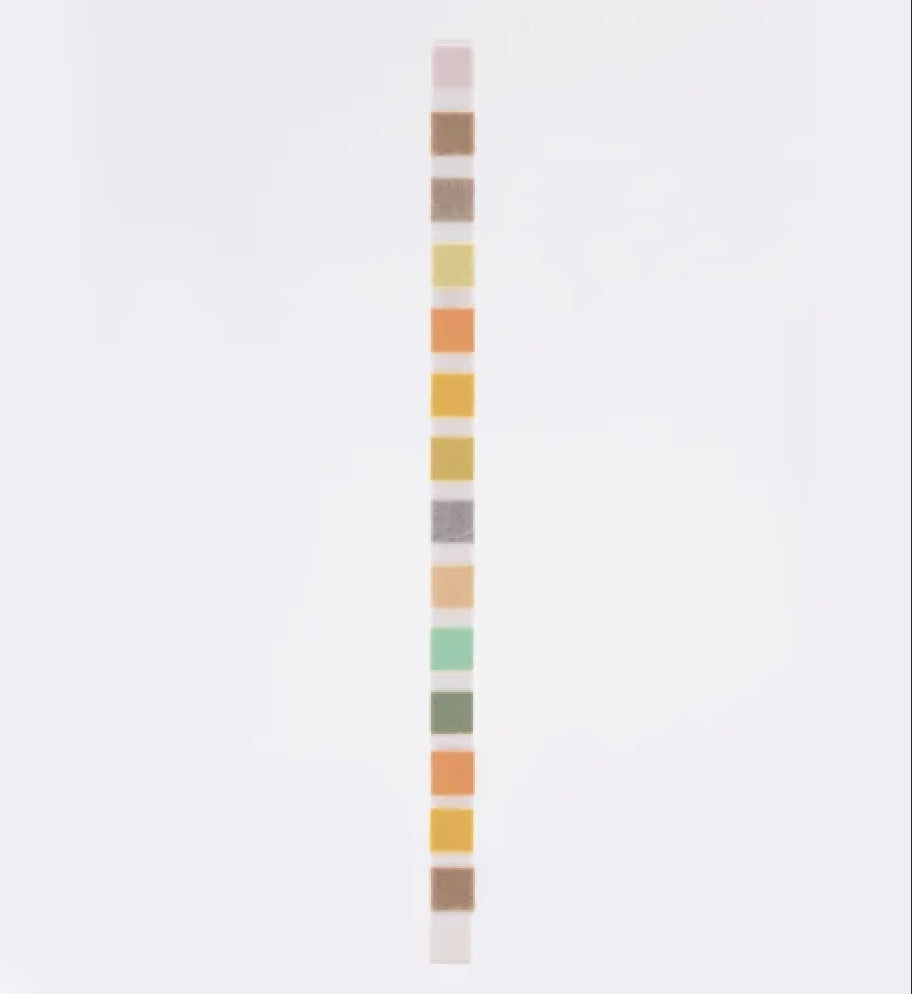
#> input picture test.png, 912 x 994 px
$ python -i pad_detection.py   (imports and definitions only)
#> lines starting #> are read from the running program, lines starting #| are printed output that depends on the picture; after the words box and inside, x2 and y2 are one past the last pixel; in counts of white or black regions, pixels touching at a corner belong together
import cv2
import numpy as np

def auto_detect_pads(image_np, expected_pad_count=10, debug=False):
#> called with expected_pad_count = 10, debug = False
    gray = cv2.cvtColor(image_np, cv2.COLOR_RGB2GRAY)
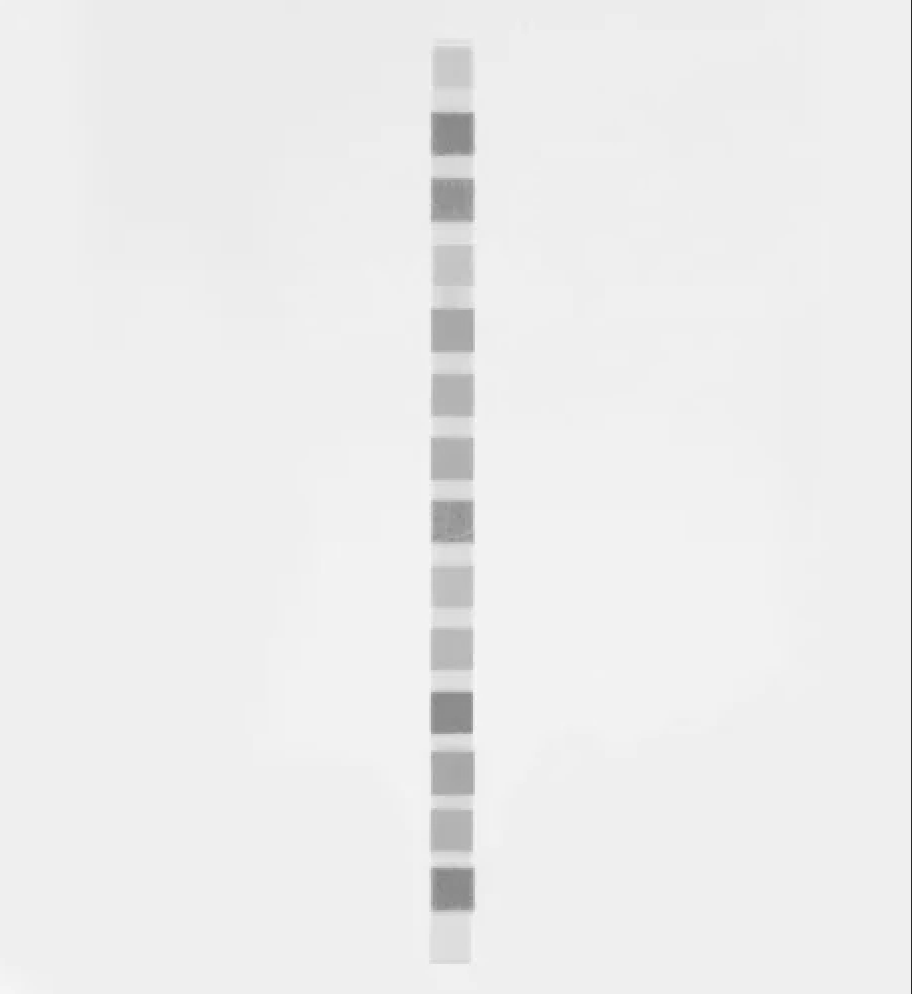
#> gray: shape (994, 912); min 40, max 250, mean 236.6
    blurred = cv2.GaussianBlur(gray, (5, 5), 0)

    # Adaptive threshold to handle varying lighting
    thresh = cv2.adaptiveThreshold(
        blurred, 255, cv2.ADAPTIVE_THRESH_GAUSSIAN_C,
        cv2.THRESH_BINARY_INV, 11, 2
    )
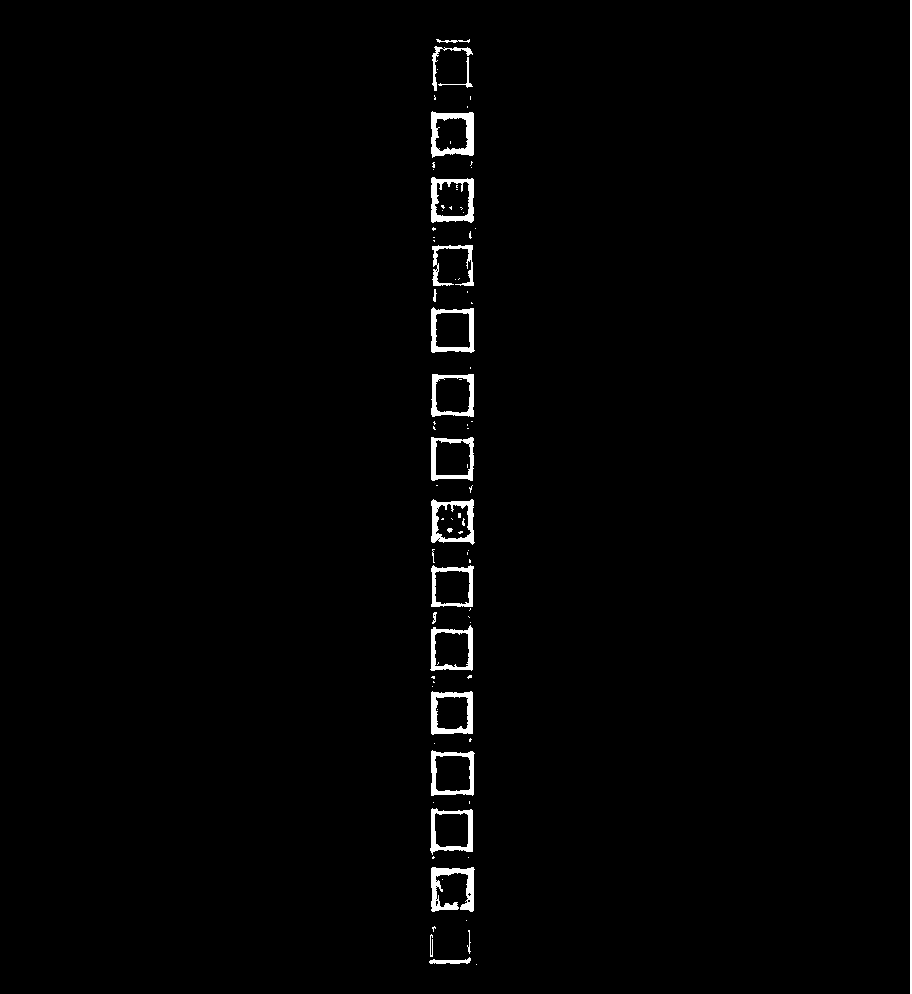
#> thresh: shape (994, 912); 1.4% white; 86 white regions (62 under 20 px)

    # Find contours
    contours, _ = cv2.findContours(thresh, cv2.RETR_EXTERNAL, cv2.CHAIN_APPROX_SIMPLE)
#> contours = 68 contours, 49 with area under 20; largest, box (x1, y1, x2, y2) and area: (431, 307, 475, 353) 1746, (431, 750, 475, 796) 1746, (431, 177, 474, 223) 1735, (431, 111, 474, 158) 1724, (431, 691, 473, 735) 1663

    pad_regions = []

    for cnt in contours:
        x, y, w, h = cv2.boundingRect(cnt)

        # Filter: size & aspect ratio (pads are roughly square or slightly rectangular)
        if w < 10 or h < 10 or w > 100 or h > 100:
            continue

        aspect_ratio = w / h
        if 0.4 < aspect_ratio < 2.5:
            mean_color = np.mean(image_np[y:y+h, x:x+w])
            if mean_color < 220:  # filter out near-white regions
                pad_regions.append((x, y, x+w, y+h))
#> this loop made 68 passes
#> (x, y, w, h, aspect_ratio, mean_color) on passes 8, 11, 14, 17, 22, 27, 32, 35, 41, 43, 49, 55: (431, 867, 44, 45, 0.978, 147.7), (430, 808, 43, 47, 0.915, 169.7), (431, 750, 44, 46, 0.957, 166), (431, 691, 42, 44, 0.955, 142.8), (430, 625, 43, 46, 0.935, 183.4), (431, 565, 43, 42, 1.02, 188.5), (431, 499, 44, 46, 0.957, 167.8), (431, 437, 43, 44, 0.977, 167.5), (431, 374, 43, 43, 1, 166.6), (431, 307, 44, 46, 0.957, 166.5), (432, 245, 42, 41, 1.02, 188.4), (431, 177, 43, 46, 0.935, 159.1)
#> (x, y, w, h) on passes 1 to 6: (476, 964, 1, 1), (429, 957, 42, 7), (430, 934, 3, 23), (467, 930, 4, 24), (432, 926, 4, 6), (466, 920, 1, 1)
#> after the loop, pad_regions = 15 items, first 6: (431, 867, 475, 912), (430, 808, 473, 855), (431, 750, 475, 796), (431, 691, 473, 735), (430, 625, 473, 671), (431, 565, 474, 607)

    # Sort top to bottom or left to right based on orientation
    pad_regions.sort(key=lambda box: (box[1], box[0]))  # prioritize vertical layout

    # Refine to top N by area (common heuristic if too many found)
    if len(pad_regions) > expected_pad_count:
        pad_regions = sorted(pad_regions, key=lambda box: (box[1], box[0]))[:expected_pad_count]
#> pad_regions = [(432, 46, 473, 91), (438, 57, 473, 88), (431, 111, 474, 158), (431, 177, 474, 223), (432, 245, 474, 286), (431, 307, 475, 353), (431, 374, 474, 417), (431, 437, 474, 481), (431, 499, 475, 545), (431, 565, 474, 607)]

    # Visualize (optional)
    if debug:
        debug_img = image_np.copy()
        for i, (x1, y1, x2, y2) in enumerate(pad_regions):
            cv2.rectangle(debug_img, (x1, y1), (x2, y2), (0, 255, 0), 2)
            cv2.putText(debug_img, str(i+1), (x1, y1 - 10), cv2.FONT_HERSHEY_SIMPLEX, 0.5, (255, 0, 0), 1)
        cv2.imwrite("debug_pad_detection.jpg", cv2.cvtColor(debug_img, cv2.COLOR_RGB2BGR))

    return pad_regions

>>> import cv2
>>> picture = cv2.cvtColor(cv2.imread('test.png'), cv2.COLOR_BGR2RGB)
>>> result = auto_detect_pads(picture)
#> result has the same summary as pad_regions in auto_detect_pads
